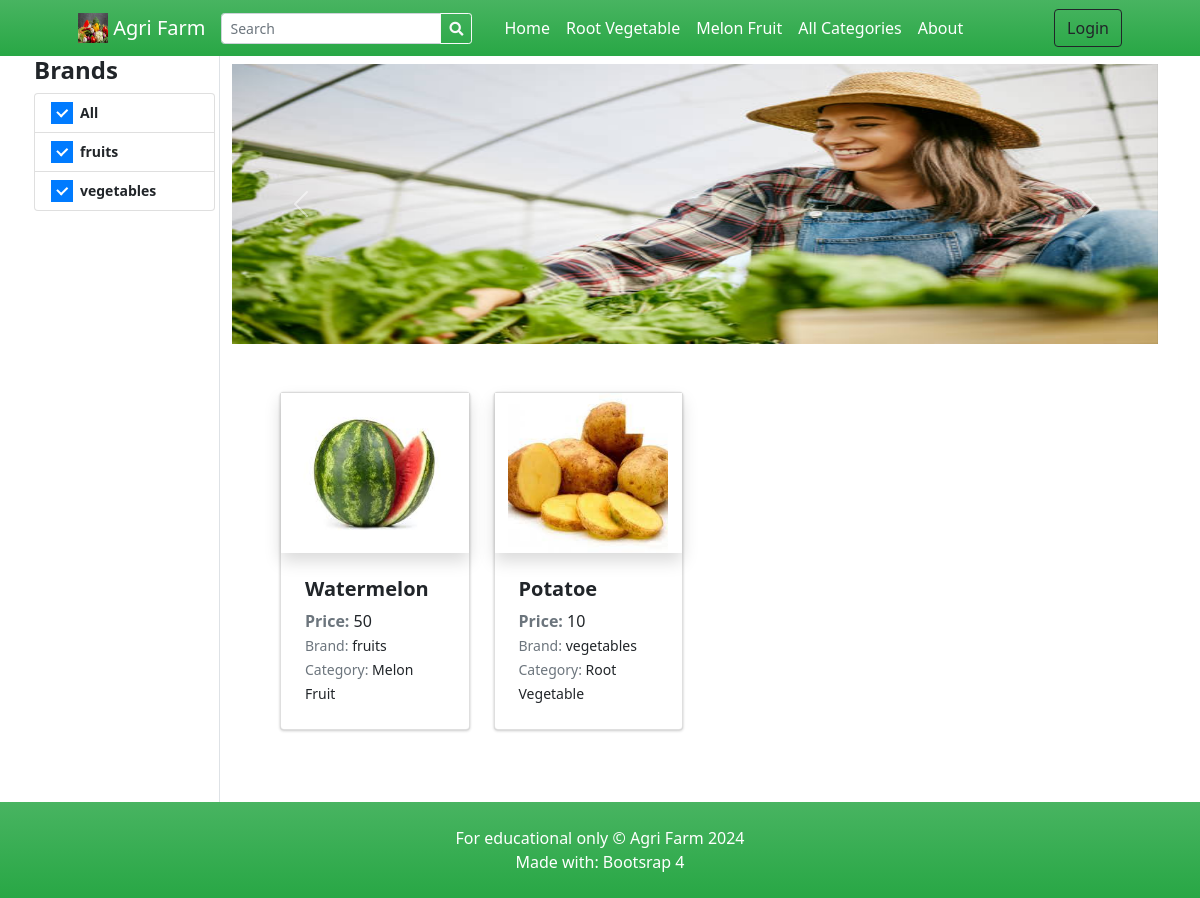
The page / on the database its author committed.
### tables this page shows
CREATE TABLE `categories` (
  `id` int(30) NOT NULL,
  `user_id_categories` int(11) NOT NULL,
  `category` varchar(250) NOT NULL,
  `description` text DEFAULT NULL,
  `status` tinyint(1) NOT NULL DEFAULT 1,
  `delete_flag` tinyint(1) NOT NULL DEFAULT 0,
  `date_created` datetime NOT NULL DEFAULT current_timestamp()
);

CREATE TABLE `brands` (
  `id` int(30) NOT NULL,
  `user_id_brand` int(11) NOT NULL,
  `name` varchar(250) NOT NULL,
  `description` text DEFAULT NULL,
  `image_path` text DEFAULT NULL,
  `status` tinyint(1) NOT NULL DEFAULT 1,
  `delete_flag` tinyint(1) NOT NULL DEFAULT 0,
  `date_created` datetime NOT NULL DEFAULT current_timestamp()
);

CREATE TABLE `products` (
  `id` int(30) NOT NULL,
  `brand_id` int(30) NOT NULL,
  `category_id` int(30) NOT NULL,
  `name` varchar(250) NOT NULL,
  `specs` text NOT NULL,
  `status` tinyint(1) NOT NULL DEFAULT 1,
  `delete_flag` tinyint(1) NOT NULL DEFAULT 0,
  `date_created` datetime NOT NULL DEFAULT current_timestamp(),
  `user_id` int(50) NOT NULL
);

### classes/DBConnection.php (called while the page is built, shortened)
<?php
class DBConnection
{
    private $host = 'localhost';
    private $username = 'root';
    private $password = '';
    private $database = 'store';
    public $conn;
    public function __construct()
    {
        if (!isset($this->conn)) {
            $this->conn = new mysqli($this->host, $this->username, $this->password, $this->database, 8111);
        }
    }
}

### classes/SystemSettings.php (called while the page is built, shortened)
<?php
class SystemSettings extends DBConnection
{
	function userdata($field = '')
	{
		if (!empty($field)) {
			if (isset($_SESSION['userdata'][$field]))
				return $_SESSION['userdata'][$field];
			else
				return null;
		} else {
			return false;
		}
	}
	function info($field = '')
	{
		if (!empty($field)) {
			if (isset($_SESSION['system_info'][$field]))
				return $_SESSION['system_info'][$field];
			else
				return false;
		} else {
			return false;
		}
	}
}
$_settings = new SystemSettings();

### config.php (called while the page is built, shortened)
<?php
require_once('classes/DBConnection.php');
require_once('classes/SystemSettings.php');
function validate_image($file){
	if(!empty($file)){
        $ex = explode("?",$file);
        $file = $ex[0];
        $ts = isset($ex[1]) ? "?".$ex[1] : '';
		if(is_file(base_app.$file)){
			return base_url.$file.$ts;
		}else{
			return base_url.'dist/img/no-image-available.png';
		}
	}else{
		return base_url.'dist/img/no-image-available.png';
	}
}
function format_num($number = '' , $decimal = ''){
    if(is_numeric($number)){
        $ex = explode(".",$number);
        $decLen = isset($ex[1]) ? strlen($ex[1]) : 0;
        if(is_numeric($decimal)){
            return number_format($number,$decimal);
        }else{
            return number_format($number,$decLen);
        }
    }else{
        return "Invalid Input";
    }
}
?>

### home.php (the view, shortened to what this page needs)
<section class="py-0">
    <div class="container">
        <div class="row">
            <div class="col-lg-2 px-1 border-right text-sm position-sticky ">
                <h4><b>Brands</b></h4>
                <ul class="list-group">
                    <a href="" class="list-group-item list-group-item-action">
                        <div class="icheck-primary d-inline">
                            <label for="brandAll">
                                All
                            </label>
                        </div>
                    </a>
                    <?php
                    $qry = $conn->query("SELECT * FROM brands where status =1  AND delete_flag = 0 order by name asc");
                    while ($row = $qry->fetch_assoc()):
                    ?>
                        <li class="list-group-item list-group-item-action">
                            <div class="icheck-primary d-inline">
                                <label for="brand-item-<?php echo $row['id'] ?>">
                                    <?php echo $row['name'] ?>
                                </label>
                            </div>
                        </li>
                    <?php endwhile; ?>
                </ul>
            </div>
            <div class="col-lg-10 py-2">
                <div class="row">
                    <div class="col-md-12">
                        <div id="carouselExampleControls" class="carousel slide bg-dark" data-ride="carousel">
                            <div class="carousel-inner">
                                <?php
                                $upload_path = "uploads/banner";
                                if (is_dir(base_app . $upload_path)):
                                    $file = scandir(base_app . $upload_path);
                                    $_i = 0;
                                    foreach ($file as $img):
                                        if (in_array($img, array('.', '..')))
                                            continue;
                                        $_i++;
                                ?>
                                        <div class="carousel-item h-100 <?php echo $_i == 1 ? "active" : '' ?>">
                                            <img src="<?php echo validate_image($upload_path . '/' . $img) ?>" class="d-block w-100  h-100" alt="<?php echo $img ?>">
                                        </div>
                                    <?php endforeach; ?>
                                <?php endif; ?>
                            </div>
                            <button class="carousel-control-prev" type="button" data-target="#carouselExampleControls" data-slide="prev">
                                <span class="carousel-control-prev-icon" aria-hidden="true"></span>
                            </button>
                            <button class="carousel-control-next" type="button" data-target="#carouselExampleControls" data-slide="next">
                                <span class="carousel-control-next-icon" aria-hidden="true"></span>
                            </button>
                        </div>
                    </div>
                </div>
                <div class="container px-4 px-lg-5 mt-5">
                    <div class="row gx-4 gx-lg-4 row-cols-md-3 row-cols-xl-4 ">
                        <?php
                        $where = "";
                        $products = $conn->query("SELECT p.*, b.name AS bname, c.category
                                      FROM `products` p
                                      INNER JOIN brands b ON p.brand_id = b.id
                                      INNER JOIN categories c ON p.category_id = c.id
                                      WHERE p.status = 1
                                        AND p.delete_flag = 0  -- Only include products where delete flag is 0
                                        {$where}
                                      ORDER BY RAND()");
                        while ($row = $products->fetch_assoc()):
                            $upload_path = base_app . '/uploads/product_' . $row['id'];
                            $img = "";
                            if (is_dir($upload_path)) {
                                $fileO = scandir($upload_path);
                                if (isset($fileO[2]))
                                    $img = "uploads/product_" . $row['id'] . "/" . $fileO[2];
                            }
                            foreach ($row as $k => $v) {
                                $row[$k] = trim(stripslashes($v));
                            }
                            $inventory = $conn->query("SELECT DISTINCT(`price`) FROM inventory WHERE product_id = " . $row['id'] . " ORDER BY `price` ASC");
                            $inv = array();
                            while ($ir = $inventory->fetch_assoc()) {
                                $inv[] = format_num($ir['price']);
                            }
                            $price = '';
                            if (isset($inv[0]))
                                $price .= $inv[0];
                        ?>
                            <div class="col mb-5">
                                <a class="card product-item text-reset text-decoration-none" href=".?p=view_product&id=<?php echo md5($row['id']) ?>">
                                    <div class="overflow-hidden shadow product-holder">
                                        <img class="card-img-top w-100 product-cover" src="<?php echo validate_image($img) ?>" alt="..." />
                                    </div>
                                    <div class="card-body p-4">
                                        <div class="">
                                            <h5 class="fw-bolder"><?php echo $row['name'] ?></h5>
                                            <span><b class="text-muted">Price: </b><?php echo $price ?></span>
                                        </div>
                                        <p class="m-0"><small><span class="text-muted">Brand:</span> <?php echo $row['bname'] ?></small></p>
                                        <p class="m-0"><small><span class="text-muted">Category:</span> <?php echo $row['category'] ?></small></p>
                                    </div>
                                </a>
                            </div>
                        <?php endwhile; ?>
                    </div>
                </div>
            </div>
        </div>
    </div>
</section>

### inc/topBarNav.php (shortened to what this page needs)
<nav class="navbar navbar-expand-lg navbar-dark bg-gradient-green">
  <div class="container px-4 px-lg-5 ">
    <a class="navbar-brand" href="./">
      <img src="<?php echo validate_image($_settings->info('logo')) ?>" width="30" height="30" class="d-inline-block align-top" alt="" loading="lazy">
      <?php echo $_settings->info('short_name') ?>
    </a>
    <form class="form-inline" id="search-form">
      <div class="input-group">
        <input class="form-control form-control-sm form " type="search" placeholder="Search" aria-label="Search" name="search" value="<?php echo isset($_GET['search']) ? $_GET['search'] : "" ?>" aria-describedby="button-addon2">
        <div class="input-group-append">
          <button class="btn btn-outline-light btn-sm m-0" type="submit" id="button-addon2"><i class="fa fa-search"></i></button>
        </div>
      </div>
    </form>
    <div class="collapse navbar-collapse" id="navbarSupportedContent">
      <ul class="navbar-nav me-auto mb-2 mb-lg-0 ms-lg-4">
        <li class="nav-item"><a class="nav-link text-white" aria-current="page" href="./">Home</a></li>
        <?php
        $cat_qry = $conn->query("SELECT * FROM categories where status = 1 AND delete_flag = 0 limit 3");
        $count_cats = $conn->query("SELECT * FROM categories where status = 1 ")->num_rows;
        while ($crow = $cat_qry->fetch_assoc()):
        ?>
          <li class="nav-item"><a class="nav-link text-white" aria-current="page" href="./?p=products&c=<?php echo md5($crow['id']) ?>"><?php echo $crow['category'] ?></a></li>
        <?php endwhile; ?>
        <?php if ($count_cats > 3): ?>
          <li class="nav-item"><a class="nav-link text-white" href="./?p=view_categories">All Categories</a></li>
        <?php endif; ?>
        <li class="nav-item"><a class="nav-link text-white" href="./?p=about">About</a></li>
      </ul>
      <div class="d-flex align-items-center">
        <?php if ($_settings->userdata('id') > 0 && $_settings->userdata('login_type') == 2): ?>
          <a class="text-dark mr-2 nav-link text-white" href="./?p=cart">
            <i class="bi-cart-fill me-1"></i>
            Cart
            <span class="badge bg-dark text-white ms-1 rounded-pill" id="cart-count">
              <?php
              $count = $conn->query("SELECT SUM(quantity) as items from `cart` where client_id =" . $_settings->userdata('id'))->fetch_assoc()['items'];
              echo ($count > 0 ? $count : 0);
              ?>
            </span>
          </a>
          <a href="./?p=my_account" class="text-dark  nav-link text-white"><b> Hi, <?php echo $_settings->userdata('firstname') ?>!</b></a>
          <a href="logout.php" class="text-dark  nav-link text-white"><i class="fa fa-sign-out-alt"></i></a>
        <?php else: ?>
          <button class="btn btn-outline-dark ml-2" id="login-btn" type="button">Login</button>
        <?php endif; ?>
      </div>
    </div>
  </div>
</nav>

### home.php (style rules this page uses)
.carousel-item>img { object-fit: fill !important; }
#carouselExampleControls .carousel-inner { height: 280px !important; }

### rows shown on the page
categories: category "Root Vegetable"
categories: category "Melon Fruit"
brands: name "fruits"
brands: name "vegetables"
products: shows a picture, name "Watermelon", price "50", brand.name "fruits", category.category "Melon Fruit"
products: shows a picture, name "Potatoe", price "10", brand.name "vegetables", category.category "Root Vegetable"

### other values the page prints
$_settings->info('short_name') "Agri Farm"
